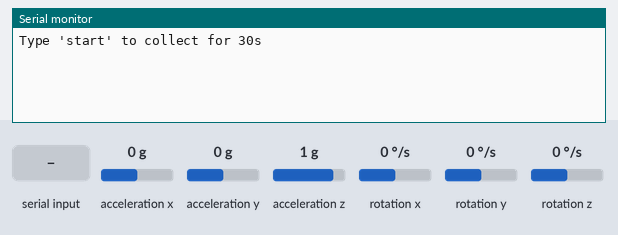
Bench run of a sketch on a simulated Arduino Uno, built with avr-gcc and run on an emulated ATmega328P. Parts: the last lines printed to the serial monitor. Wiring (inferred from the names in the program): MPU-6050 motion sensor at I2C address 0x68. The inputs (shaded band) are chosen by the test bench; at power-on: acceleration x 0 g, acceleration y 0 g, acceleration z 1 g, rotation x 0 °/s, rotation y 0 °/s, rotation z 0 °/s.

Above: at 1.7 s.
1.8 s: "start\n" received over Serial
At 2.7 s:
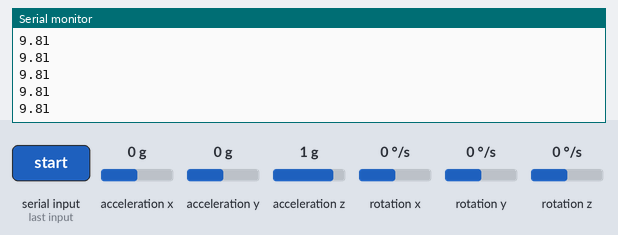
3.3 s: acceleration x set to -1.4 g
At 4.3 s:
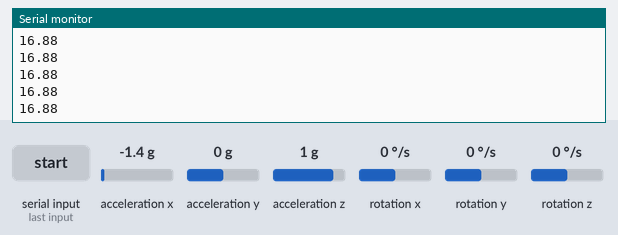
4.8 s: acceleration y set to -1.4 g
At 5.7 s:
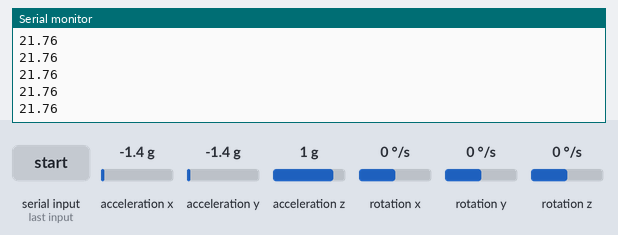
6.3 s: acceleration z set to -1.4 g
At 7.3 s:
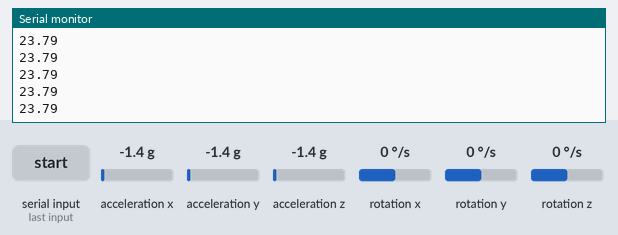
Timing chart, 0 to 8.8 s (numbered marks = the images above; inputs shaded):
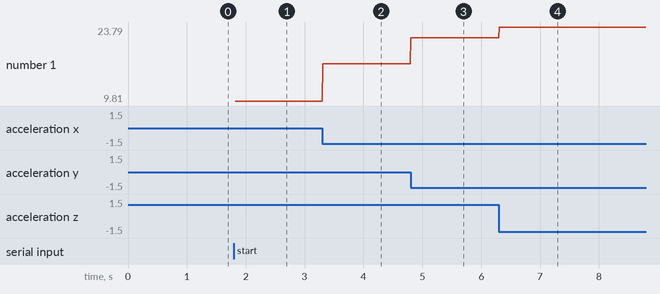

The sketch:

accelerometertest_11-28.ino
```cpp
#include "Wire.h" // This library allows you to communicate with I2C devices.

const int MPU_ADDR = 0x68; // I2C address of the MPU-6050. If AD0 pin is set to HIGH, the I2C address will be 0x69.
String command;
int16_t accelerometer_x, accelerometer_y, accelerometer_z; // variables for accelerometer raw data
int16_t gyro_x, gyro_y, gyro_z; // variables for gyro raw data
int16_t temperature; // variables for temperature data

char tmp_str[7]; // temporary variable used in convert function

char* convert_int16_to_str(int16_t i) { // converts int16 to string. Moreover, resulting strings will have the same length in the debug monitor.
  sprintf(tmp_str, "%6d", i);
  return tmp_str;
}

void setup() {
  // put your setup code here, to run once:
  Serial.begin(9600);
  Wire.begin();
  Wire.beginTransmission(MPU_ADDR); // Begins a transmission to the I2C slave (GY-521 board)
  Wire.write(0x6B); // PWR_MGMT_1 register
  Wire.write(0); // set to zero (wakes up the MPU-6050)
  Wire.endTransmission(true);
  delay(500);
  Serial.println("Type 'start' to collect for 30s");
}

void loop() {
  // put your main code here, to run repeatedly:

  if (Serial.available()) {
    command = Serial.readStringUntil('\n');
    command.trim();
    if (command.equals("start")) {
      Serial.print("Command:\t");
      Serial.println(command);
  for(int j=0; j<1500;j++){
      Wire.beginTransmission(MPU_ADDR);
      Wire.write(0x3B); // starting with register 0x3B (ACCEL_XOUT_H) [MPU-6000 and MPU-6050 Register Map and Descriptions Revision 4.2, p.40]
      Wire.endTransmission(false); // the parameter indicates that the Arduino will send a restart. As a result, the connection is kept active.
      Wire.requestFrom(MPU_ADDR, 7*2, true); // request a total of 7*2=14 registers
  // "Wire.read()<<8 | Wire.read();" means two registers are read and stored in the same variable
  accelerometer_x = Wire.read()<<8 | Wire.read(); // reading registers: 0x3B (ACCEL_XOUT_H) and 0x3C (ACCEL_XOUT_L)
  accelerometer_y = Wire.read()<<8 | Wire.read(); // reading registers: 0x3D (ACCEL_YOUT_H) and 0x3E (ACCEL_YOUT_L)
  accelerometer_z = Wire.read()<<8 | Wire.read(); // reading registers: 0x3F (ACCEL_ZOUT_H) and 0x40 (ACCEL_ZOUT_L)
  temperature = Wire.read()<<8 | Wire.read(); // reading registers: 0x41 (TEMP_OUT_H) and 0x42 (TEMP_OUT_L)
  gyro_x = Wire.read()<<8 | Wire.read(); // reading registers: 0x43 (GYRO_XOUT_H) and 0x44 (GYRO_XOUT_L)
  gyro_y = Wire.read()<<8 | Wire.read(); // reading registers: 0x45 (GYRO_YOUT_H) and 0x46 (GYRO_YOUT_L)
  gyro_z = Wire.read()<<8 | Wire.read(); // reading registers: 0x47 (GYRO_ZOUT_H) and 0x48 (GYRO_ZOUT_L)

  accelerometer_x = float(accelerometer_x);
  accelerometer_y = float(accelerometer_y);
  accelerometer_z = float(accelerometer_z);

  // print out data
//  Serial.print("aX = "); Serial.print(accelerometer_x);
//  Serial.print(" | aY = "); Serial.print(accelerometer_y);
//  Serial.print(" | aZ = "); Serial.print(accelerometer_z);
  float a = sqrt(pow(accelerometer_x,2)+pow(accelerometer_y,2)+pow(accelerometer_z,2))/16384.0*9.810;
//  Serial.print(" | a = ");
  Serial.println(a);
  // the following equation was taken from the documentation [MPU-6000/MPU-6050 Register Map and Description, p.30]
//  Serial.print(" | tmp = "); Serial.print(temperature/340.00+36.53);
//  Serial.print(" | gX = "); Serial.print(convert_int16_to_str(gyro_x));
//  Serial.print(" | gY = "); Serial.print(convert_int16_to_str(gyro_y));
//  Serial.print(" | gZ = "); Serial.print(convert_int16_to_str(gyro_z));
  // delay
  delay(10);
  }
Serial.println("end");
}
}
}
```

Measured:
- after the input at 1.8 s, the serial monitor: prints a new line at once (image 1)
- after the input at 3.3 s, the serial monitor: prints a new line at once (image 2)
- after the input at 4.8 s, the serial monitor: prints a new line at once (image 3)
- after the input at 6.3 s, the serial monitor: prints a new line at once (image 4)
- plotted number 1: 9.81 → 16.88 after the input at 3.3 s, 16.88 → 21.76 after the input at 4.8 s, 21.76 → 23.7 after the input at 6.3 s
